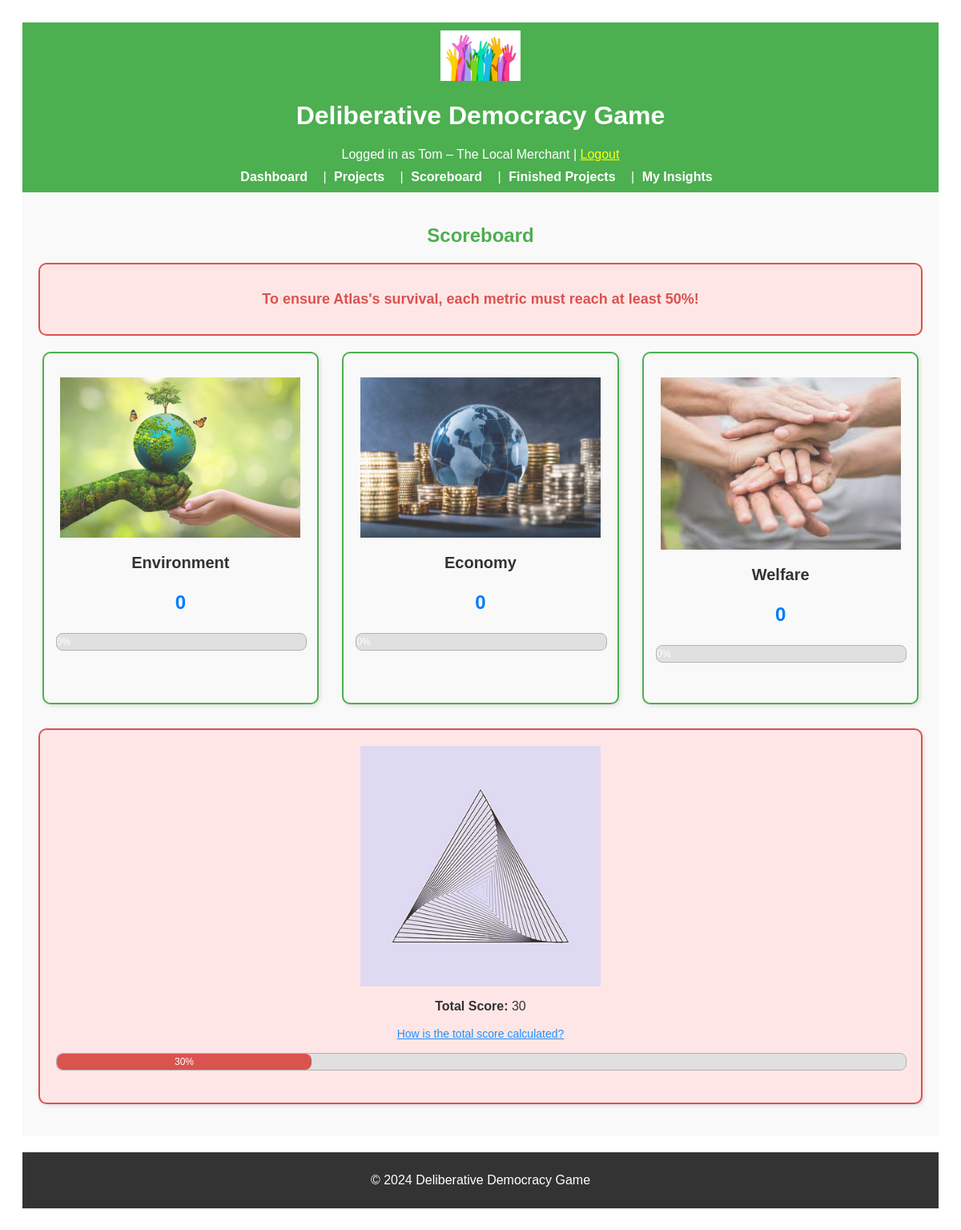
/scoreboard (signed in), run on the app's committed database.
### app/models.py (models this page shows, shortened)
class User(UserMixin, db.Model):
    __tablename__ = "users"
    id = db.Column(db.Integer, primary_key=True)
    character_name = db.Column(db.String(64), unique=True, nullable=False)
    interests = db.Column(db.Text, nullable=True)
    utility_criteria = db.Column(db.Text, nullable=True)
    starting_resources = db.Column(db.Text, nullable=True)
    reading = db.Column(db.Text, nullable=True)
    environment = db.Column(db.Integer, default=0, nullable=True)
    money = db.Column(db.Integer, default=0, nullable=True)
    involvement = db.Column(db.Integer, default=0, nullable=True)
    welfare = db.Column(db.Integer, default=0, nullable=True)
    resources = db.relationship("Resource", backref="user", lazy=True)
    metrics = db.relationship("Metric", backref="user", lazy=True)

class CommonMetric(db.Model):
    __tablename__ = "common_metrics"
    id = db.Column(db.Integer, primary_key=True)
    type = db.Column(
        db.String(64), nullable=False
    )  # 'Environment', 'Economy', 'Welfare'
    value = db.Column(db.Integer, default=0, nullable=False)

### app/routes.py (the view)
@main.route("/scoreboard")
@login_required
def score_board():
    common_metrics = CommonMetric.query.all()
    return render_template(
        "score_board.html",
        metrics=common_metrics,
        calculate_total_score=calculate_total_score,
    )

### app/routes.py (called while the page is built)
@login_manager.user_loader
def load_user(user_id):
    return User.query.get(int(user_id))

### app/utils.py (called while the page is built)
def calculate_total_score(environment_score, economy_score, welfare_score):
    total_sum = environment_score + economy_score + welfare_score
    scores = [environment_score, economy_score, welfare_score]
    mean_score = total_sum / 3
    balance_penalty = sum((score - mean_score) ** 2 for score in scores) / 3
    balance_score = max(0, 100 - balance_penalty)
    total_score = (total_sum / 3) * 0.7 + balance_score * 0.3  # Weighted combination
    return min(100, max(0, int(total_score)))

### app/templates/score_board.html (shortened to what this page needs)
{% extends "base.html" %}
{% block content %}
<div class="scoreboard-header">
    <h2>Scoreboard</h2>
</div>
<div class="survival-message"
    style="background-color: #ffe6e6; border: 2px solid #d9534f; border-radius: 10px; padding: 15px; margin-bottom: 20px; text-align: center; font-size: 18px; color: #d9534f; font-weight: bold;">
    <p>To ensure Atlas's survival, each metric must reach at least 50%!</p>
</div>
<div class="scoreboard-metrics">
    {% for metric in metrics %}
    <div class="metric-card">
        <img src="{{ url_for('static', filename='images/' + metric.type | lower + '.png') }}"
            alt="{{ metric.type }} icon" class="metric-icon">
        <div class="metric-info">
            <h3>{{ metric.type }}</h3>
            <p class="metric-value">{{ metric.value }}</p>
        </div>
        <div class="progress-bar-container">
            <div class="progress-bar {{ metric.type | lower }}"
                style="width: {{ 8 * metric.value }}%; max-width: 100%;">
                {{ 8 * metric.value }}%
            </div>
        </div>
    </div>
    {% endfor %}
</div>
<div class="total-score-section">
    {% set total_score = calculate_total_score(metrics[0].value, metrics[1].value, metrics[2].value) %}
    <div class="total-score-card full-width-box">
        <div class="metric-info">
            <img src="{{ url_for('static', filename='images/total_score.png') }}" alt="Total Score icon"
                class="metric-icon">
            <p><strong>Total Score:</strong> {{ total_score }}</p>
            <a href="{{ url_for('main.total_score_info') }}" class="info-link">How is the total score calculated?</a>
        </div>
        <div class="progress-bar-container full-width-progress">
            <div class="progress-bar total" style="width: {{ total_score }}%; max-width: 100%;">
                {{ total_score }}%
            </div>
        </div>
    </div>
</div>
{% endblock %}

### app/templates/base.html (shortened to what this page needs)
<!DOCTYPE html>
<html lang="en">
<head>
    <link rel="stylesheet" href="{{ url_for('static', filename='css/styles.css') }}">
</head>
<body>
    <header style="background-color: #4CAF50; padding: 10px; color: white; text-align: center;">
        <img src="{{ url_for('static', filename='images/logo.png') }}" alt="Game Logo"
            style="width: 100px; height: auto;">
        <h1>Deliberative Democracy Game</h1>
        {% if current_user.is_authenticated %}
        <p style="margin: 0;">Logged in as {{ current_user.character_name }} | <a href="{{ url_for('main.logout') }}"
                style="color: yellow;">Logout</a></p>
        {% endif %}
        <nav style="margin-top: 10px;">
            <a href="{{ url_for('main.dashboard') }}" style="color: white; padding: 5px;">Dashboard</a> |
            <a href="{{ url_for('main.project_list') }}" style="color: white; padding: 5px;">Projects</a> |
            <a href="{{ url_for('main.score_board') }}" style="color: white; padding: 5px;">Scoreboard</a> |
            <a href="{{ url_for('main.finished_projects') }}" style="color: white; padding: 5px;">Finished Projects</a>
            |
            <a href="{{ url_for('main.insight') }}" style="color: white; padding: 5px;">My Insights</a>
        </nav>
    </header>
    <main style="padding: 20px; background-color: #f9f9f9;">
        {% block content %}{% endblock %}
    </main>
    <footer style="background-color: #333; color: white; text-align: center; padding: 10px; margin-top: 20px;">
        <p>&copy; 2024 Deliberative Democracy Game</p>
    </footer>
</body>
</html>

### app/static/css/styles.css (style rules this page uses)
header { background-color: #4CAF50; color: white; padding: 15px; text-align: center; }
nav a { color: white; text-decoration: none; margin-right: 10px; font-weight: bold; }
footer { background-color: #333; color: white; text-align: center; padding: 10px; margin-top: 20px; }
.progress-bar-container { width: 100%; background-color: #e0e0e0; border-radius: 8px; margin-bottom: 20px; overflow: hidden; position: relative; border: 1px solid #b3b3b3; }
.scoreboard-header { text-align: center; color: #4CAF50; margin-bottom: 20px; }
.scoreboard-metrics { display: flex; flex-wrap: wrap; gap: 20px; justify-content: space-around; }
.metric-card { position: relative; border: 2px solid #4CAF50; border-radius: 10px; padding: 30px 15px; background-color: #f9f9f9; text-align: center; width: calc(30% - 20px); box-shadow: 2px 2px 5px rgba(0, 0, 0, 0.1); overflow: hidden; }
.metric-card h3 { font-size: 20px; margin-bottom: 5px; color: #333; }
.metric-info { position: relative; z-index: 2; color: #333; }
.metric-value { font-size: 24px; color: #555; font-weight: bold; }
.metric-icon { width: 300px; height: auto; opacity: 0.8; margin-bottom: 10px; display: block; margin-left: auto; margin-right: auto; }
.full-width-box { border: 2px solid #d9534f; background-color: rgba(217, 83, 79, 0.1); padding: 20px; border-radius: 10px; text-align: center; box-shadow: 2px 2px 10px rgba(0, 0, 0, 0.1); }
.full-width-progress { width: 100%; margin-top: 15px; }
.total-score-section { margin-top: 30px; width: 100%; }
.total-score-card { background-color: #ffe6e6; border: 2px solid #d9534f; border-radius: 10px; padding: 20px; text-align: center; width: 100%; box-sizing: border-box; margin-bottom: 20px; box-shadow: 2px 2px 5px rgba(0, 0, 0, 0.1); }
.info-link { color: #1e90ff; text-decoration: underline; font-size: 14px; }
.progress-bar { height: 20px; border-radius: 8px; text-align: center; color: white; font-size: 12px; line-height: 20px; width: 0; transition: width 1s ease-in-out; }
.progress-bar.environment { background-color: #2e8b57; }
.progress-bar.economy { background-color: #1e90ff; }
.progress-bar.welfare { background-color: #ff8c00; }
.progress-bar.total { background-color: #d9534f; }
.metric-value { color: #007bff; font-weight: bold; }

### data on the page
User: character_name "Tom – The Local Merchant"
CommonMetric: shows a picture, type "Environment", value "0", 8*metric.value "0"
CommonMetric: shows a picture, type "Economy", value "0", 8*metric.value "0"
CommonMetric: shows a picture, type "Welfare", value "0", 8*metric.value "0"

### other printed values
{{ total_score }} "30"
